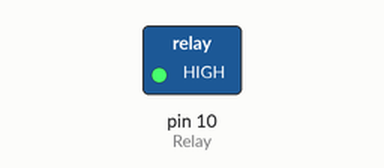
Recording of a sketch running on a simulated Arduino Uno, built with avr-gcc and run on an emulated ATmega328P. Shown: switched loads named in the sketch (green lamp = pin HIGH).

Above: at 1.5 s.
At 4.5 s:
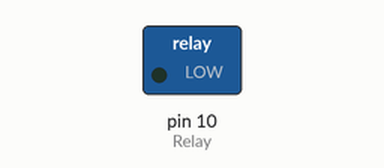
Timing chart, 0 to 7.8 s (numbered marks = the images above):
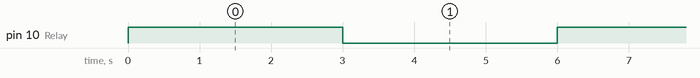

The sketch:

sketch_jun22a.ino
```cpp
#define Relay 10
void setup()
{
  pinMode(Relay, OUTPUT);
}

void loop()
{
  digitalWrite(Relay, HIGH);
  delay(3000);
  digitalWrite(Relay, LOW);
  delay(3000);
}
```

Measured:
- by itself, pin 10 (Relay): alternates HIGH for 3.0 s and LOW for 3.0 s
